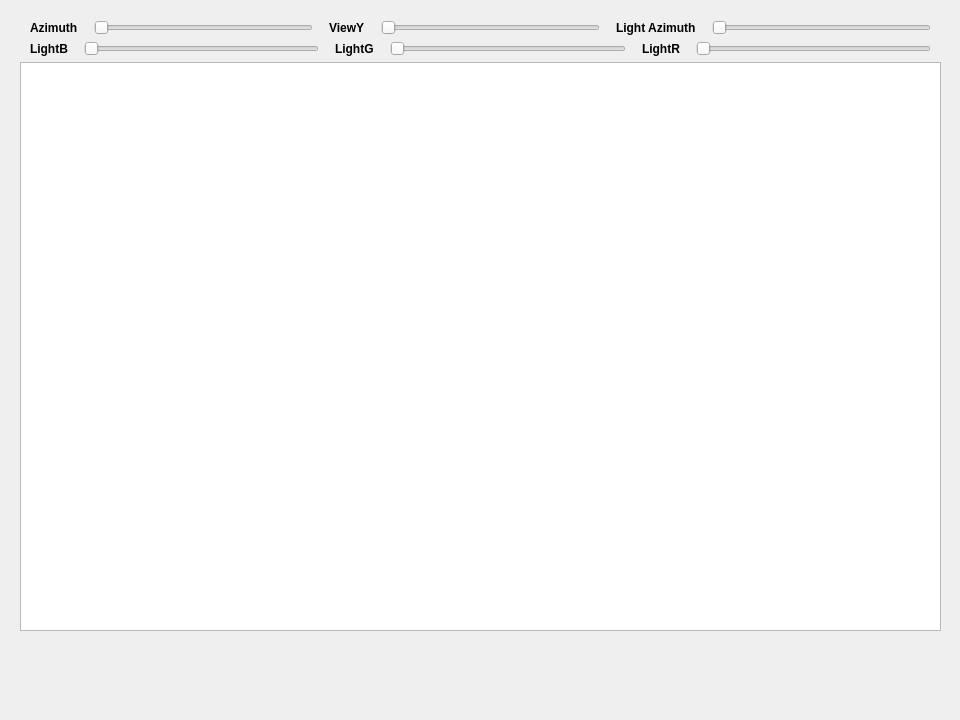
<?xml version="1.0" encoding="UTF-8"?>
<ui version="4.0">
 <class>MainWindow</class>
 <widget class="QMainWindow" name="MainWindow">
  <property name="geometry">
   <rect>
    <x>0</x>
    <y>0</y>
    <width>960</width>
    <height>720</height>
   </rect>
  </property>
  <property name="minimumSize">
   <size>
    <width>960</width>
    <height>720</height>
   </size>
  </property>
  <property name="maximumSize">
   <size>
    <width>960</width>
    <height>720</height>
   </size>
  </property>
  <property name="windowTitle">
   <string>MainWindow</string>
  </property>
  <widget class="QWidget" name="centralWidget">
   <widget class="QWidget" name="layoutWidget">
    <property name="geometry">
     <rect>
      <x>10</x>
      <y>10</y>
      <width>941</width>
      <height>631</height>
     </rect>
    </property>
    <layout class="QVBoxLayout" name="verticalLayout">
     <property name="leftMargin">
      <number>10</number>
     </property>
     <property name="topMargin">
      <number>10</number>
     </property>
     <property name="rightMargin">
      <number>10</number>
     </property>
     <property name="bottomMargin">
      <number>10</number>
     </property>
     <item>
      <layout class="QHBoxLayout" name="horizontalLayout">
       <property name="spacing">
        <number>16</number>
       </property>
       <property name="sizeConstraint">
        <enum>QLayout::SetDefaultConstraint</enum>
       </property>
       <property name="leftMargin">
        <number>10</number>
       </property>
       <property name="rightMargin">
        <number>10</number>
       </property>
       <item>
        <widget class="QLabel" name="labelAzimuth">
         <property name="font">
          <font>
           <weight>75</weight>
           <bold>true</bold>
          </font>
         </property>
         <property name="text">
          <string>Azimuth</string>
         </property>
        </widget>
       </item>
       <item>
        <widget class="QSlider" name="sliderAzimuth">
         <property name="minimum">
          <number>0</number>
         </property>
         <property name="maximum">
          <number>100</number>
         </property>
         <property name="orientation">
          <enum>Qt::Horizontal</enum>
         </property>
        </widget>
       </item>
       <item>
        <widget class="QLabel" name="labelViewY">
         <property name="font">
          <font>
           <weight>75</weight>
           <bold>true</bold>
          </font>
         </property>
         <property name="text">
          <string>ViewY</string>
         </property>
        </widget>
       </item>
       <item>
        <widget class="QSlider" name="sliderY">
         <property name="maximum">
          <number>100</number>
         </property>
         <property name="singleStep">
          <number>1</number>
         </property>
         <property name="orientation">
          <enum>Qt::Horizontal</enum>
         </property>
        </widget>
       </item>
       <item>
        <widget class="QLabel" name="labelAzimuth_2">
         <property name="font">
          <font>
           <weight>75</weight>
           <bold>true</bold>
          </font>
         </property>
         <property name="text">
          <string>Light Azimuth</string>
         </property>
        </widget>
       </item>
       <item>
        <widget class="QSlider" name="sliderLightAzimuth">
         <property name="orientation">
          <enum>Qt::Horizontal</enum>
         </property>
        </widget>
       </item>
      </layout>
     </item>
     <item>
      <layout class="QHBoxLayout" name="horizontalLayout_2">
       <property name="spacing">
        <number>16</number>
       </property>
       <property name="leftMargin">
        <number>10</number>
       </property>
       <property name="rightMargin">
        <number>10</number>
       </property>
       <item>
        <widget class="QLabel" name="labelAzimuth_3">
         <property name="font">
          <font>
           <weight>75</weight>
           <bold>true</bold>
          </font>
         </property>
         <property name="text">
          <string>LightB</string>
         </property>
        </widget>
       </item>
       <item>
        <widget class="QSlider" name="sliderLightB">
         <property name="maximum">
          <number>100</number>
         </property>
         <property name="orientation">
          <enum>Qt::Horizontal</enum>
         </property>
        </widget>
       </item>
       <item>
        <widget class="QLabel" name="labelAzimuth_4">
         <property name="font">
          <font>
           <weight>75</weight>
           <bold>true</bold>
          </font>
         </property>
         <property name="text">
          <string>LightG</string>
         </property>
        </widget>
       </item>
       <item>
        <widget class="QSlider" name="sliderLightG">
         <property name="maximum">
          <number>100</number>
         </property>
         <property name="orientation">
          <enum>Qt::Horizontal</enum>
         </property>
        </widget>
       </item>
       <item>
        <widget class="QLabel" name="labelAzimuth_5">
         <property name="font">
          <font>
           <weight>75</weight>
           <bold>true</bold>
          </font>
         </property>
         <property name="text">
          <string>LightR</string>
         </property>
        </widget>
       </item>
       <item>
        <widget class="QSlider" name="sliderLightR">
         <property name="maximum">
          <number>100</number>
         </property>
         <property name="orientation">
          <enum>Qt::Horizontal</enum>
         </property>
        </widget>
       </item>
      </layout>
     </item>
     <item>
      <widget class="QGraphicsView" name="graphicsView"/>
     </item>
    </layout>
   </widget>
  </widget>
  <widget class="QMenuBar" name="menuBar">
   <property name="geometry">
    <rect>
     <x>0</x>
     <y>0</y>
     <width>960</width>
     <height>30</height>
    </rect>
   </property>
  </widget>
  <action name="actionLine">
   <property name="text">
    <string>&amp;Line</string>
   </property>
  </action>
  <action name="actionCircle">
   <property name="text">
    <string>&amp;Circle</string>
   </property>
  </action>
  <action name="actionEllipse">
   <property name="text">
    <string>&amp;Ellipse</string>
   </property>
  </action>
  <action name="actionFilling">
   <property name="text">
    <string>&amp;Filling</string>
   </property>
  </action>
  <action name="action3rdBezier">
   <property name="text">
    <string>3rd Order &amp;Bezier curve</string>
   </property>
  </action>
  <action name="actionBspline">
   <property name="text">
    <string>B-&amp;spline curve</string>
   </property>
  </action>
  <action name="actionKoch">
   <property name="text">
    <string>&amp;Koch</string>
   </property>
  </action>
  <action name="actionMandelbrot">
   <property name="text">
    <string>&amp;Mandelbrot</string>
   </property>
  </action>
  <action name="actionJulia">
   <property name="text">
    <string>&amp;Julia set</string>
   </property>
  </action>
  <action name="actionFerns">
   <property name="text">
    <string>&amp;Ferns</string>
   </property>
  </action>
  <action name="actionWorld">
   <property name="text">
    <string>&amp;World</string>
   </property>
  </action>
 </widget>
 <layoutdefault spacing="6" margin="11"/>
 <resources/>
 <connections/>
</ui>
